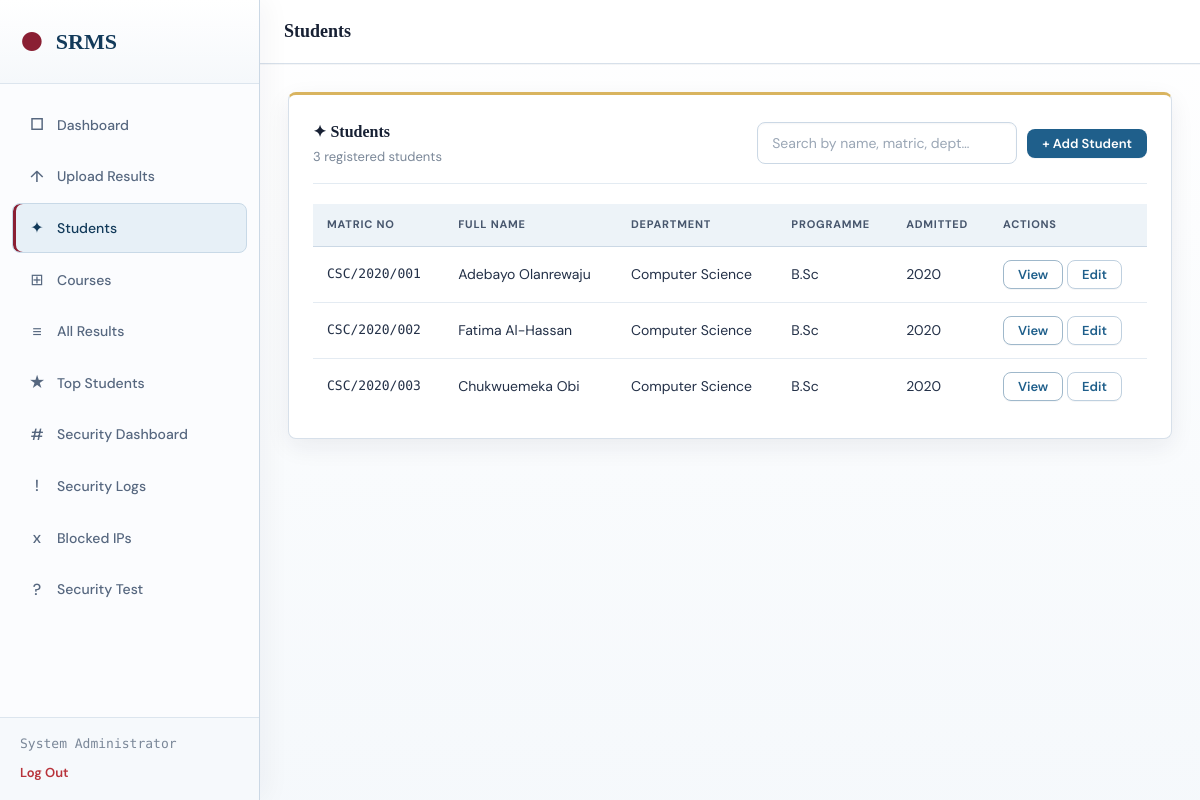
The app's page /admin/students.php (signed in) with its own data.
### tables this page shows
CREATE TABLE IF NOT EXISTS students (
    matric_no       VARCHAR(20) PRIMARY KEY,
    full_name       VARCHAR(150) NOT NULL,
    department      VARCHAR(100) NOT NULL,
    faculty         VARCHAR(100) DEFAULT NULL,
    programme       ENUM('B.Sc','HND','B.Eng','B.Tech','B.A','B.Ed') DEFAULT 'B.Sc',
    admission_year  YEAR DEFAULT NULL,
    email           VARCHAR(100) DEFAULT NULL,
    phone           VARCHAR(20) DEFAULT NULL,
    gender          ENUM('M','F','Other') DEFAULT NULL,
    created_at      DATETIME DEFAULT CURRENT_TIMESTAMP,
    updated_at      DATETIME DEFAULT CURRENT_TIMESTAMP ON UPDATE CURRENT_TIMESTAMP
);

### includes/db.php (called while the page is built, shortened)
<?php
function get_db(): PDO {
    static $pdo = null;
    if ($pdo !== null) return $pdo;
    $dsn = sprintf(
        'mysql:host=%s;port=%s;dbname=%s;charset=%s',
        DB_HOST, DB_PORT, DB_NAME, DB_CHARSET
    );
    $options = [
        PDO::ATTR_ERRMODE            => PDO::ERRMODE_EXCEPTION,
        PDO::ATTR_DEFAULT_FETCH_MODE => PDO::FETCH_ASSOC,
        PDO::ATTR_EMULATE_PREPARES   => false,
    ];
    try {
        $pdo = new PDO($dsn, DB_USER, DB_PASS, $options);
    } catch (PDOException $e) {
        http_response_code(500);
        die(json_encode(['success' => false, 'message' => 'Database connection failed. Please contact the administrator.']));
    }
    return $pdo;
}
function db_run(string $sql, array $params = []): PDOStatement {
    $stmt = get_db()->prepare($sql);
    $stmt->execute($params);
    return $stmt;
}
function db_row(string $sql, array $params = []): ?array {
    $row = db_run($sql, $params)->fetch();
    return $row ?: null;
}
function db_all(string $sql, array $params = []): array {
    return db_run($sql, $params)->fetchAll();
}

### includes/helpers.php (called while the page is built, shortened)
<?php
function clean(string $input): string {
    return htmlspecialchars(strip_tags(trim($input)), ENT_QUOTES, 'UTF-8');
}

### admin/students.php (the view, shortened to what this page needs)
<?php
require_once __DIR__ . '/../includes/layout.php';
$total = (int)db_row('SELECT COUNT(*) AS c FROM students')['c'];
?>
<div class="card">
  <div class="card-header">
    <div>
      <div class="card-title">✦ Students</div>
      <div class="card-subtitle"><?= number_format($total) ?> registered students</div>
    </div>
    <div style="display:flex;gap:10px;align-items:center">
      <input type="text" id="student-search" class="form-control" placeholder="Search by name, matric, dept…" style="width:260px">
      <button class="btn btn-primary btn-sm" onclick="editStudent(null)">+ Add Student</button>
    </div>
  </div>
  <div class="table-wrap">
    <table class="data-table">
      <thead>
        <tr>
          <th>Matric No</th>
          <th>Full Name</th>
          <th>Department</th>
          <th>Programme</th>
          <th>Admitted</th>
          <th>Actions</th>
        </tr>
      </thead>
      <tbody id="students-tbody">
        <?php
        $students = db_all('SELECT * FROM students ORDER BY matric_no LIMIT 50');
        if ($students): foreach ($students as $s): ?>
        <tr>
          <td class="mono"><?= clean($s['matric_no']) ?></td>
          <td><?= clean($s['full_name']) ?></td>
          <td><?= clean($s['department']) ?></td>
          <td><?= clean($s['programme'] ?? '—') ?></td>
          <td><?= clean($s['admission_year'] ?? '—') ?></td>
          <td>
            <a href="<?= BASE_URL ?>/admin/view_student.php?matric=<?= urlencode($s['matric_no']) ?>" class="btn btn-ghost btn-sm">View</a>
            <button class="btn btn-secondary btn-sm" onclick="editStudent('<?= clean($s['matric_no']) ?>')">Edit</button>
          </td>
        </tr>
        <?php endforeach; endif; ?>
      </tbody>
    </table>
  </div>
</div>

### records on screen
students: matric_no "CSC/2020/001", full_name "Adebayo Olanrewaju", department "Computer Science", programme "B.Sc", admission_year "2020"
students: matric_no "CSC/2020/002", full_name "Fatima Al-Hassan", department "Computer Science", programme "B.Sc", admission_year "2020"
students: matric_no "CSC/2020/003", full_name "Chukwuemeka Obi", department "Computer Science", programme "B.Sc", admission_year "2020"

### other values on screen
$_SESSION['admin_name'] "System Administrator"
$title "Students"
$total "3"
